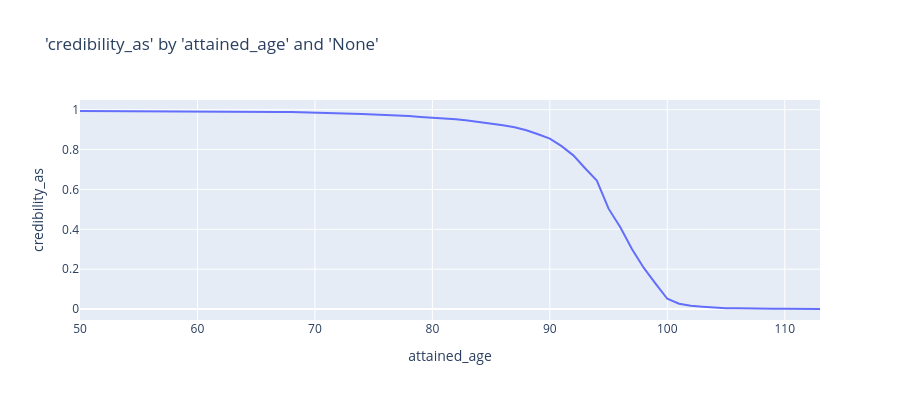

Notebook code cell kept with this figure:
### Markdown cell above
## Asymptotic

### Code cell
charters.chart(
    df=credibility.asymptotic(
        df=grouped_df, measure="policies_exposed", groupby_cols=["attained_age"], k=5000
    ),
    x_axis="attained_age",
    y_axis="credibility_as",
    type="line",
)

### Figure 1 — Plotly figure (JSON) as saved in the notebook; plotly's stock layout.template omitted (floating-point values rounded to 4 significant figures)
{"data": [{"hovertemplate": "attained_age=%{x}<br>credibility_as=%{y}<extra></extra>", "legendgroup": "", "line": {"color": "#636efa", "dash": "solid"}, "marker": {"symbol": "circle"}, "mode": "lines", "name": "", "orientation": "v", "showlegend": false, "type": "scatter", "x": [50, 51, 52, 53, 54, 55, 56, 57, 58, 59, 60, 61, 62, 63, 64, 65, 66, 67, 68, 69, 70, 71, 72, 73, 74, 75, 76, 77, 78, 79, 80, 81, 82, 83, 84, 85, 86, 87, 88, 89, 90, 91, 92, 93, 94, 95, 96, 97, 98, 99, 100, 101, 102, 103, 104, 105, 106, 107, 108, 109, 110, 111, 112, 113], "xaxis": "x", "y": [0.9931, 0.993, 0.993, 0.9933, 0.9932, 0.9934, 0.9933, 0.993, 0.9931, 0.9929, 0.9926, 0.9923, 0.9919, 0.9914, 0.9914, 0.9907, 0.9898, 0.9889, 0.9881, 0.987, 0.986, 0.9841, 0.9818, 0.9801, 0.9783, 0.9755, 0.9734, 0.9683, 0.9679, 0.9635, 0.9605, 0.9571, 0.9517, 0.9456, 0.9381, 0.9335, 0.9223, 0.9116, 0.897, 0.8767, 0.8548, 0.817, 0.7709, 0.7061, 0.6444, 0.5035, 0.4102, 0.2997, 0.2062, 0.1278, 0.05161, 0.02653, 0.01694, 0.01183, 0.007229, 0.003736, 0.004589, 0.002232, 0.001621, 0.001211, 0.001095, 0.0004411, 0.0004773, 0.0002042], "yaxis": "y"}], "layout": {"height": 400, "legend": {"tracegroupgap": 0}, "title": {"text": "'credibility_as' by 'attained_age' and 'None'"}, "xaxis": {"anchor": "y", "domain": [0, 1], "title": {"text": "attained_age"}}, "yaxis": {"anchor": "x", "domain": [0, 1], "title": {"text": "credibility_as"}, "type": "-"}}}
